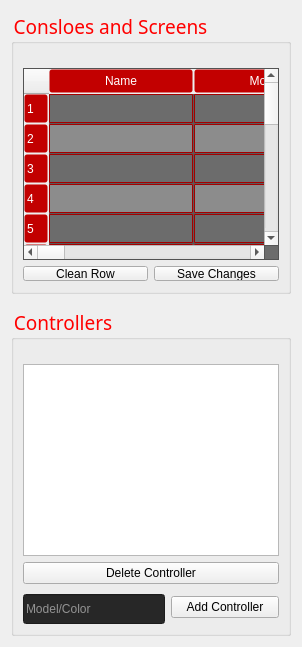
     <widget class="QWidget" name="tab_3">
      <attribute name="title">
       <string>Devices</string>
      </attribute>
      <layout class="QGridLayout" name="gridLayout_3">
       <item row="0" column="0">
        <widget class="QGroupBox" name="Consoles_Screens_groupbox">
         <property name="font">
          <font>
           <family>Impact</family>
           <pointsize>14</pointsize>
          </font>
         </property>
         <property name="styleSheet">
          <string notr="true">QGroupBox::title{
color :red;
}</string>
         </property>
         <property name="title">
          <string>Consloes and Screens</string>
         </property>
         <layout class="QGridLayout" name="gridLayout_4">
          <item row="0" column="0">
           <spacer name="verticalSpacer">
            <property name="orientation">
             <enum>Qt::Vertical</enum>
            </property>
            <property name="sizeType">
             <enum>QSizePolicy::Fixed</enum>
            </property>
            <property name="sizeHint" stdset="0">
             <size>
              <width>0</width>
              <height>15</height>
             </size>
            </property>
           </spacer>
          </item>
          <item row="1" column="0">
           <widget class="QTableWidget" name="tableWidget_2">
            <property name="font">
             <font>
              <family>Segoe UI Black</family>
              <pointsize>9</pointsize>
              <weight>50</weight>
              <italic>false</italic>
              <bold>false</bold>
             </font>
            </property>
            <property name="styleSheet">
             <string notr="true">/*
thr field that i write table data in takes the same style as the QLineEdit
*/
  
QTableWidget{
background-color : #6c6c6c;
	alternate-background-color: #8c8c8c ;
font: normal normal 9pt &quot;Segoe UI Black&quot;, &quot;Bahij TheSansArabic&quot;;
}

QTableWidget QLineEdit{
background-color:#272727;
border: 1px solid#aaaaaa;
font: normal normal 9pt &quot;Segoe UI Black&quot;, &quot;Bahij TheSansArabic&quot;;
color : white;
}

QTableWidget::item{
border : 0.5px solid #A40000;
border-radius : 1px;
color : white;
}

QTableWidget::item:focus{
background-color : rgb(255, 55, 55)
}

QHeaderView::section {
  background-color :#c20000;
  padding: 2px;
border : 1px solid transparent;
border-radius : 3px;
	margin-right : 1px;
margin-bottom : 1px;
font: 10pt &quot;Impact&quot;;
color : white
}

QHeaderView::section:checked
{
font: 10pt &quot;Impact&quot;;
    background-color: #8b0000;
color : rgb(238, 238, 238);
}

QTableView QTableCornerButton::section{
background-color : transparent;
border : 1px solid  #A40000;
max-width : 5px
}


/*///////////////////////////////////////////////////////////////*/

       QScrollBar:horizontal {
height : 16px;
            border: none;
            background: none;

        }

        QScrollBar::handle:horizontal {
            background: lightgrey;
            max-width: 26px;
			max-height : 16px
        }

        QScrollBar::handle:horizontal:hover{background-color : rgb(161, 161, 161);}
  QScrollBar::handle:horizontal:pressed{background-color : rgb(130, 130, 130);}

        QScrollBar::add-line:horizontal {
            background: none;
			width : 30px;
            subcontrol-position: right;
            
        }

        QScrollBar::sub-line:horizontal {
			width : 26px;
            background: none;
            subcontrol-position:  left;

        }

        QScrollBar:left-arrow:horizontal{ 
            background: none;
margin-right : 43px;
	image: url(:/login/arrow-93-16.png)
        }

QScrollBar::right-arrow:horizontal {
			padding : 1px;
            background: none;
			margin-left : 43px;
image: url(:/login/arrow-29-16.png)

}

        QScrollBar::add-page:horizontal, QScrollBar::sub-page:horizontal {
            background: none;
        }

        /* VERTICAL */
        QScrollBar:vertical {
            width: 16px;
            border: none;
            background: none;

        }

        QScrollBar::handle:vertical {
            background: lightgray;
            min-height: 20px;
			max-width : 16px
        }

  QScrollBar::handle:vertical:hover{background-color : rgb(161, 161, 161);}
  QScrollBar::handle:vertical:pressed{background-color : rgb(130, 130, 130);}

        QScrollBar::add-line:vertical {
            background: none;
            height: 26px;
            subcontrol-position: bottom;
        }

        QScrollBar::sub-line:vertical {
            background: none;
            height: 26px;
            subcontrol-position: top left;
            subcontrol-origin: margin;
            position: absolute;
        }

        QScrollBar:up-arrow:vertical{
            background: none;
margin-bottom : 40px;
	image: url(:/login/arrow-146-16.png)
        }

 QScrollBar::down-arrow:vertical {
            background: none;
margin-top : 40px;
	image:url(:/login/arrow-208-16.png)
}

        QScrollBar::add-page:vertical, QScrollBar::sub-page:vertical {
            background: none;
        }</string>
            </property>
            <property name="editTriggers">
             <set>QAbstractItemView::DoubleClicked</set>
            </property>
            <property name="tabKeyNavigation">
             <bool>false</bool>
            </property>
            <property name="showDropIndicator" stdset="0">
             <bool>false</bool>
            </property>
            <property name="dragDropOverwriteMode">
             <bool>false</bool>
            </property>
            <property name="alternatingRowColors">
             <bool>true</bool>
            </property>
            <property name="selectionMode">
             <enum>QAbstractItemView::SingleSelection</enum>
            </property>
            <property name="selectionBehavior">
             <enum>QAbstractItemView::SelectItems</enum>
            </property>
            <property name="horizontalScrollMode">
             <enum>QAbstractItemView::ScrollPerItem</enum>
            </property>
            <property name="rowCount">
             <number>18</number>
            </property>
            <property name="columnCount">
             <number>10</number>
            </property>
            <attribute name="horizontalHeaderCascadingSectionResizes">
             <bool>false</bool>
            </attribute>
            <attribute name="horizontalHeaderDefaultSectionSize">
             <number>145</number>
            </attribute>
            <attribute name="horizontalHeaderHighlightSections">
             <bool>false</bool>
            </attribute>
            <row/>
            <row/>
            <row/>
            <row/>
            <row/>
            <row/>
            <row/>
            <row/>
            <row/>
            <row/>
            <row/>
            <row/>
            <row/>
            <row/>
            <row/>
            <row/>
            <row/>
            <row/>
            <column>
             <property name="text">
              <string>Name</string>
             </property>
            </column>
            <column>
             <property name="text">
              <string>Model</string>
             </property>
            </column>
            <column>
             <property name="text">
              <string>Storage</string>
             </property>
            </column>
            <column>
             <property name="text">
              <string>Games</string>
             </property>
            </column>
            <column>
             <property name="text">
              <string>TV Model</string>
             </property>
            </column>
            <column>
             <property name="text">
              <string>TV Resloution</string>
             </property>
            </column>
            <column>
             <property name="text">
              <string>TV Size</string>
             </property>
            </column>
            <column>
             <property name="text">
              <string>Curved or Not</string>
             </property>
            </column>
            <column>
             <property name="text">
              <string comment="df" extracomment="sfs">Price/Hour</string>
             </property>
            </column>
            <column>
             <property name="text">
              <string>Controller Price/Hour</string>
             </property>
            </column>
           </widget>
          </item>
          <item row="2" column="0">
           <layout class="QHBoxLayout" name="horizontalLayout_7">
            <item>
             <widget class="QPushButton" name="device_delete">
              <property name="cursor">
               <cursorShape>PointingHandCursor</cursorShape>
              </property>
              <property name="styleSheet">
               <string notr="true">max-height : 13px;
margin-top : 0;
margin-bottom : 1px
</string>
              </property>
              <property name="text">
               <string>Clean Row</string>
              </property>
             </widget>
            </item>
            <item>
             <widget class="QPushButton" name="device_savechanges">
              <property name="cursor">
               <cursorShape>PointingHandCursor</cursorShape>
              </property>
              <property name="styleSheet">
               <string notr="true">max-height : 13px;
margin-top : 0;
margin-bottom : 1px</string>
              </property>
              <property name="text">
               <string>Save Changes</string>
              </property>
             </widget>
            </item>
           </layout>
          </item>
         </layout>
        </widget>
       </item>
       <item row="2" column="0">
        <widget class="QGroupBox" name="Controllers">
         <property name="font">
          <font>
           <family>Impact</family>
           <pointsize>14</pointsize>
          </font>
         </property>
         <property name="styleSheet">
          <string notr="true">QGroupBox::title{
color :red;
}</string>
         </property>
         <property name="title">
          <string>Controllers</string>
         </property>
         <layout class="QGridLayout" name="gridLayout_6">
          <item row="2" column="0">
           <layout class="QHBoxLayout" name="horizontalLayout_6">
            <item>
             <widget class="QLineEdit" name="add_controller_input">
              <property name="palette">
               <palette>
                <active>
                 <colorrole role="WindowText">
                  <brush brushstyle="SolidPattern">
                   <color alpha="255">
                    <red>255</red>
                    <green>255</green>
                    <blue>255</blue>
                   </color>
                  </brush>
                 </colorrole>
                 <colorrole role="Button">
                  <brush brushstyle="SolidPattern">
                   <color alpha="255">
                    <red>39</red>
                    <green>39</green>
                    <blue>39</blue>
                   </color>
                  </brush>
                 </colorrole>
                 <colorrole role="Text">
                  <brush brushstyle="SolidPattern">
                   <color alpha="255">
                    <red>255</red>
                    <green>255</green>
                    <blue>255</blue>
                   </color>
                  </brush>
                 </colorrole>
                 <colorrole role="ButtonText">
                  <brush brushstyle="SolidPattern">
                   <color alpha="255">
                    <red>255</red>
                    <green>255</green>
                    <blue>255</blue>
                   </color>
                  </brush>
                 </colorrole>
                 <colorrole role="Base">
                  <brush brushstyle="SolidPattern">
                   <color alpha="255">
                    <red>39</red>
                    <green>39</green>
                    <blue>39</blue>
                   </color>
                  </brush>
                 </colorrole>
                 <colorrole role="Window">
                  <brush brushstyle="SolidPattern">
                   <color alpha="255">
                    <red>39</red>
                    <green>39</green>
                    <blue>39</blue>
                   </color>
                  </brush>
                 </colorrole>
                 <colorrole role="Highlight">
                  <brush brushstyle="SolidPattern">
                   <color alpha="255">
                    <red>213</red>
                    <green>0</green>
                    <blue>18</blue>
                   </color>
                  </brush>
                 </colorrole>
                 <colorrole role="PlaceholderText">
                  <brush brushstyle="NoBrush">
                   <color alpha="128">
                    <red>255</red>
                    <green>255</green>
                    <blue>255</blue>
                   </color>
                  </brush>
                 </colorrole>
                </active>
                <inactive>
                 <colorrole role="WindowText">
                  <brush brushstyle="SolidPattern">
                   <color alpha="255">
                    <red>255</red>
                    <green>255</green>
                    <blue>255</blue>
                   </color>
                  </brush>
                 </colorrole>
                 <colorrole role="Button">
                  <brush brushstyle="SolidPattern">
                   <color alpha="255">
                    <red>39</red>
                    <green>39</green>
                    <blue>39</blue>
                   </color>
                  </brush>
                 </colorrole>
                 <colorrole role="Text">
                  <brush brushstyle="SolidPattern">
                   <color alpha="255">
                    <red>255</red>
                    <green>255</green>
                    <blue>255</blue>
                   </color>
                  </brush>
                 </colorrole>
                 <colorrole role="ButtonText">
                  <brush brushstyle="SolidPattern">
                   <color alpha="255">
                    <red>255</red>
                    <green>255</green>
                    <blue>255</blue>
                   </color>
                  </brush>
                 </colorrole>
                 <colorrole role="Base">
                  <brush brushstyle="SolidPattern">
                   <color alpha="255">
                    <red>39</red>
                    <green>39</green>
                    <blue>39</blue>
                   </color>
                  </brush>
                 </colorrole>
                 <colorrole role="Window">
                  <brush brushstyle="SolidPattern">
                   <color alpha="255">
                    <red>39</red>
                    <green>39</green>
                    <blue>39</blue>
                   </color>
                  </brush>
                 </colorrole>
                 <colorrole role="Highlight">
                  <brush brushstyle="SolidPattern">
                   <color alpha="255">
                    <red>213</red>
                    <green>0</green>
                    <blue>18</blue>
                   </color>
                  </brush>
                 </colorrole>
                 <colorrole role="PlaceholderText">
                  <brush brushstyle="NoBrush">
                   <color alpha="128">
                    <red>255</red>
                    <green>255</green>
                    <blue>255</blue>
                   </color>
                  </brush>
                 </colorrole>
                </inactive>
                <disabled>
                 <colorrole role="WindowText">
                  <brush brushstyle="SolidPattern">
                   <color alpha="255">
                    <red>255</red>
                    <green>255</green>
                    <blue>255</blue>
                   </color>
                  </brush>
                 </colorrole>
                 <colorrole role="Button">
                  <brush brushstyle="SolidPattern">
                   <color alpha="255">
                    <red>39</red>
                    <green>39</green>
                    <blue>39</blue>
                   </color>
                  </brush>
                 </colorrole>
                 <colorrole role="Text">
                  <brush brushstyle="SolidPattern">
                   <color alpha="255">
                    <red>255</red>
                    <green>255</green>
                    <blue>255</blue>
                   </color>
                  </brush>
                 </colorrole>
                 <colorrole role="ButtonText">
                  <brush brushstyle="SolidPattern">
                   <color alpha="255">
                    <red>255</red>
                    <green>255</green>
                    <blue>255</blue>
                   </color>
                  </brush>
                 </colorrole>
                 <colorrole role="Base">
                  <brush brushstyle="SolidPattern">
                   <color alpha="255">
                    <red>39</red>
                    <green>39</green>
                    <blue>39</blue>
                   </color>
                  </brush>
                 </colorrole>
                 <colorrole role="Window">
                  <brush brushstyle="SolidPattern">
                   <color alpha="255">
                    <red>39</red>
                    <green>39</green>
                    <blue>39</blue>
                   </color>
                  </brush>
                 </colorrole>
                 <colorrole role="Highlight">
                  <brush brushstyle="SolidPattern">
                   <color alpha="255">
                    <red>0</red>
                    <green>120</green>
                    <blue>215</blue>
                   </color>
                  </brush>
                 </colorrole>
                 <colorrole role="PlaceholderText">
                  <brush brushstyle="NoBrush">
                   <color alpha="128">
                    <red>255</red>
                    <green>255</green>
                    <blue>255</blue>
                   </color>
                  </brush>
                 </colorrole>
                </disabled>
               </palette>
              </property>
              <property name="styleSheet">
               <string notr="true">min-height : 28px;
margin-top : 4px</string>
              </property>
              <property name="placeholderText">
               <string>Model/Color</string>
              </property>
             </widget>
            </item>
            <item>
             <widget class="QPushButton" name="add_controller">
              <property name="cursor">
               <cursorShape>PointingHandCursor</cursorShape>
              </property>
              <property name="styleSheet">
               <string notr="true">min-width : 100px
</string>
              </property>
              <property name="text">
               <string>Add Controller</string>
              </property>
             </widget>
            </item>
           </layout>
          </item>
          <item row="1" column="0">
           <layout class="QVBoxLayout" name="verticalLayout_2">
            <item>
             <widget class="QListWidget" name="listWidget">
              <property name="styleSheet">
               <string notr="true">border-color:transparent;
</string>
              </property>
             </widget>
            </item>
            <item>
             <widget class="QPushButton" name="delete_controller">
              <property name="cursor">
               <cursorShape>PointingHandCursor</cursorShape>
              </property>
              <property name="text">
               <string>Delete Controller</string>
              </property>
             </widget>
            </item>
           </layout>
          </item>
          <item row="0" column="0">
           <spacer name="verticalSpacer_2">
            <property name="orientation">
             <enum>Qt::Vertical</enum>
            </property>
            <property name="sizeType">
             <enum>QSizePolicy::Fixed</enum>
            </property>
            <property name="sizeHint" stdset="0">
             <size>
              <width>0</width>
              <height>15</height>
             </size>
            </property>
           </spacer>
          </item>
         </layout>
        </widget>
       </item>
       <item row="1" column="0">
        <spacer name="verticalSpacer_3">
         <property name="orientation">
          <enum>Qt::Vertical</enum>
         </property>
         <property name="sizeType">
          <enum>QSizePolicy::Fixed</enum>
         </property>
         <property name="sizeHint" stdset="0">
          <size>
           <width>0</width>
           <height>7</height>
          </size>
         </property>
        </spacer>
       </item>
      </layout>
     </widget>
